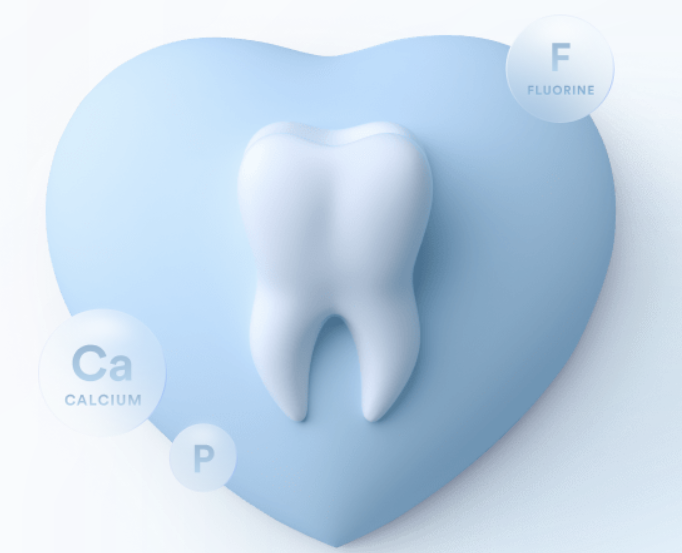
#> input picture image.png, 682 x 553 px
$ python -i resize-frames.py   (imports and definitions only)
#> lines starting #> are read from the running program, lines starting #| are printed output that depends on the picture
"""Finalize a keyed (RGBA) frame set for the web, optionally at a smaller width.

Usage:  python tools/resize-frames.py <src_dir> <out_dir> [width]
- Resizes in premultiplied alpha (no dark or coloured fringes at cut-out edges), Lanczos.
- Snaps near-invisible alpha to 0 and near-solid alpha to 255 and keeps 64 alpha levels:
  visually identical on the hero's backdrop, ~30% smaller files.
src_dir and out_dir may be the same folder (frames are rewritten in place).
"""
import shutil
import sys
from pathlib import Path

import numpy as np
from PIL import Image

ALPHA_LO, ALPHA_HI, ALPHA_LEVELS = 12, 243, 64


def finalize_alpha(rgba):
    a = rgba[..., 3].astype(np.float32)
    a[a < ALPHA_LO] = 0
    a[a > ALPHA_HI] = 255
    a = np.round(a / 255 * (ALPHA_LEVELS - 1)) / (ALPHA_LEVELS - 1) * 255
    out = rgba.copy()
    out[..., 3] = a.astype(np.uint8)
    out[out[..., 3] == 0, :3] = 0  # hidden pixels carry no detail to encode
    return out


def main(src, out, width=None):
    src, out = Path(src), Path(out)
    out.mkdir(parents=True, exist_ok=True)
    files = sorted(src.glob('*.webp'))
    frames = [(f.name, Image.open(f).convert('RGBA')) for f in files]  # read all first: src may equal out
    total = 0
    for name, im in frames:
        if width and int(width) != im.width:
            w = int(width)
            im = im.convert('RGBa').resize((w, round(im.height * w / im.width)), Image.LANCZOS).convert('RGBA')
        dest = out / name
        Image.fromarray(finalize_alpha(np.asarray(im)), 'RGBA').save(dest, 'WEBP', quality=80, alpha_quality=100, method=4)
        total += dest.stat().st_size
    if (src / 'meta.json').exists() and src.resolve() != out.resolve():
        shutil.copy(src / 'meta.json', out / 'meta.json')
    print(f'{len(frames)} frames -> {out} at {frames[0][1].width if not width else width}px wide ({total / 1e6:.1f} MB)')


# [4 lines not run here, left out]

>>> import cv2
>>> picture = cv2.imread('../image.png', cv2.IMREAD_GRAYSCALE)
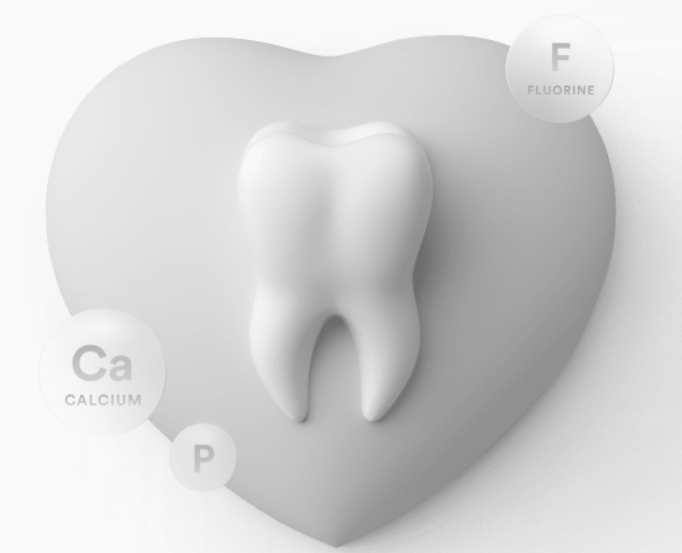
#> picture: shape (553, 682); min 109, max 251, mean 211.4
>>> result = main(picture, 'out.png')
#> (the run stopped early here; a loop or call above may not have finished)
